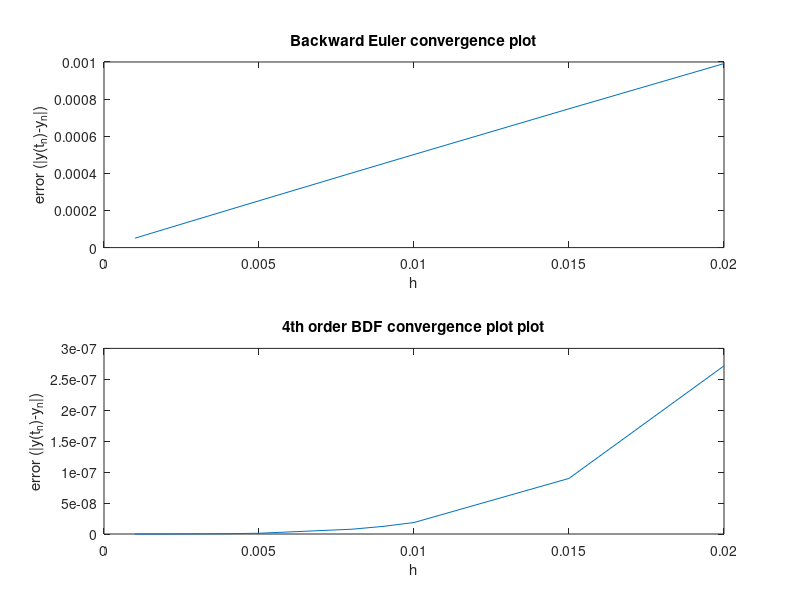
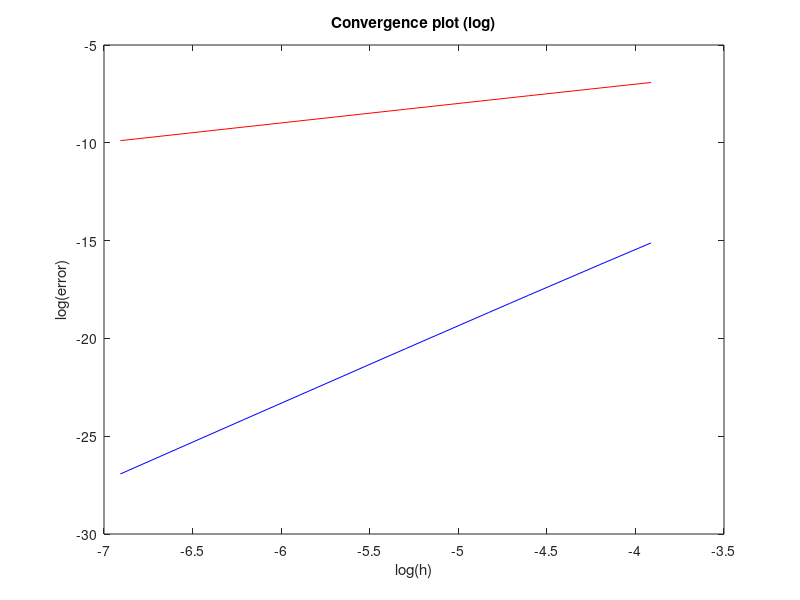

Write the MATLAB code that produced these figures, in order.
% This is the main script to be excuted for Assignment 7 Problem 3
% convergence analysis of an IVP.

clear


% Define the time duration
t_start = 1;
t_end = 10;

% step size
h = [0.001 0.002 0.004 0.005 0.008 0.009 0.01 0.015 0.02];

%  Initial value
y_0 = 1;

% ground trueth value at t=10
y_10 = 1/10+tan(1/10+pi-1)/10^2;

% First use Backward Euler

% record Backward Euler solution error
error_BE = zeros(length(h),1);

for k=1:length(h)
    
    % Initialize
    counts = length(t_start:h(k):t_end);
    t=t_start:h(k):t_end;
    y = zeros(counts,1);
    y(1) = y_0;
    eps = 1e-8; % tolerance
    itCountMax = 50; % max iteration
    
    for i=2:counts
        
        % start point
        y_i = y(i-1);
        
        for j = 1:itCountMax
            % Step 1: compute correction
            
            % jacobian
            J = 1 + 2*h(k)*y_i;
            % g(y)
            g = y_i-y(i-1)-h(k)*(-y_i^2-1/t(i)^4);
            
            delta = -g/J;
            
            % Step 2: apply correction
            y_i = y_i + delta;
            
            % Step 3: compute norm residual
            res = norm(delta);
            
            % Step 4
            if res < eps
                break;
            end
        end
        
        if j >= itCountMax
            error('Maximum number of iterations reached');
        end
        y(i) = y_i;
    end
    error_BE(k) = abs(y(end)-y_10);
end


% Secondly use 4th order BDF

% Define the coefficients
beta = 12/25;
a1 = -48/25;
a2 = 36/25;
a3 = -16/25;
a4 = 3/25;

% record SBDF Euler solution error
error_BDF = zeros(length(h),1);

for k=1:length(h)
    
    % Initialize
    counts = length(t_start:h(k):t_end);
    t=t_start:h(k):t_end;
    y = zeros(counts,1);
    y(1) = y_0;
    y(2) = 1/t(2)+tan(1/t(2)+pi-1)/t(2)^2;
    y(3) = 1/t(3)+tan(1/t(3)+pi-1)/t(3)^2;
    y(4) = 1/t(4)+tan(1/t(4)+pi-1)/t(4)^2;
    
    eps = 1e-10; % tolerance
    itCountMax = 50; % max iteration
    
    for i=5:counts
        
        % start point
        y_i = y(i-1);
        
        for j = 1:itCountMax
            % Step 1: compute correction
            
            % jacobian
            J = 1 + 2*beta*h(k)*y_i;
            % g(y)
            g = y_i+a1*y(i-1)+a2*y(i-2)+a3*y(i-3)+a4*y(i-4)-beta*h(k)*(-y_i^2-1/t(i)^4);
            delta = -g/J;
            
            % Step 2: apply correction
            y_i = y_i + delta;
            
            % Step 3: compute norm residual
            res = norm(delta);
            
            % Step 4
            if res < eps
                break;
            end
        end
        
        if j >= itCountMax
            error('Maximum number of iterations reached');
        end
        y(i) = y_i;
    end
    error_BDF(k) = abs(y(end)-y_10);
end

% Plots

figure
subplot(2,1,1)
plot(h,error_BE);
title('Backward Euler convergence plot');
ylabel('error (|y(t_n)-y_n|)');
xlabel('h');
subplot(2,1,2)
plot(h,error_BDF);
title('4th order BDF convergence plot plot');
ylabel('error (|y(t_n)-y_n|)');
xlabel('h');

figure
plot(log(h),log(error_BE),'r',log(h),log(error_BDF),'b');
title('Convergence plot (log)');
ylabel('log(error)');
xlabel('log(h)');